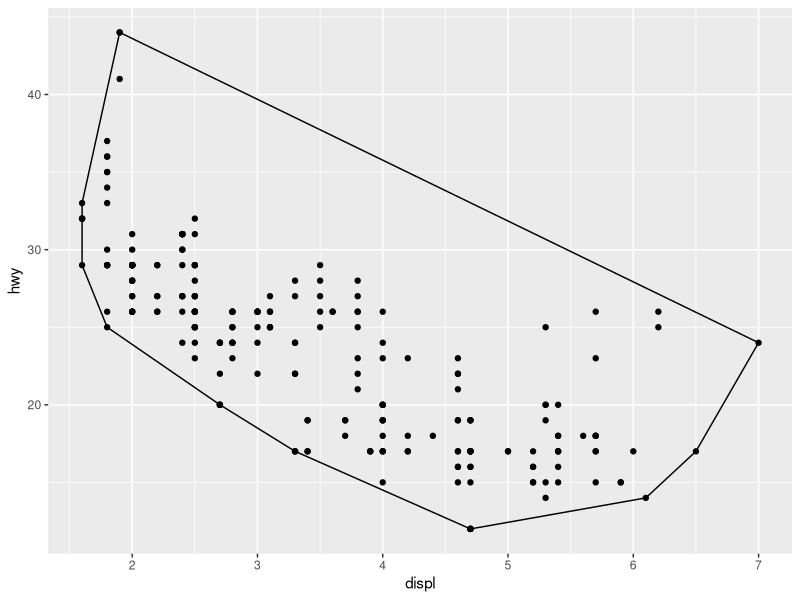
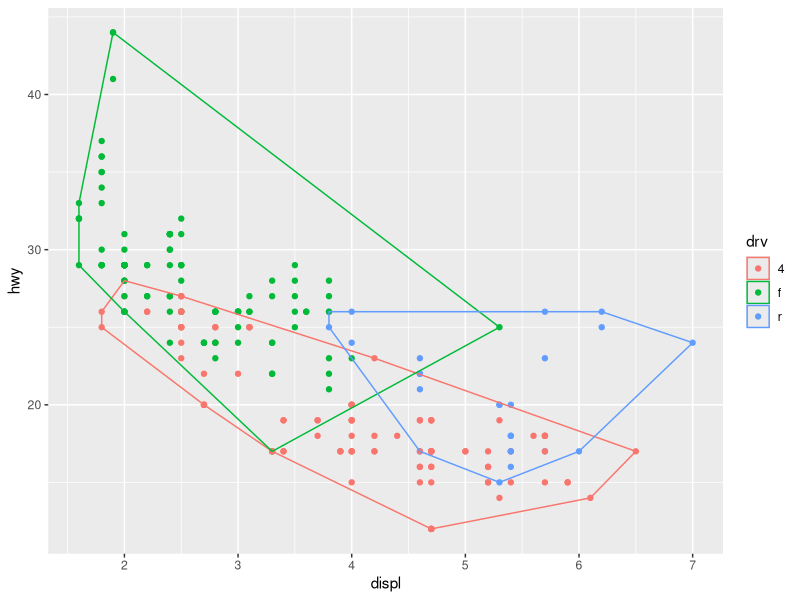
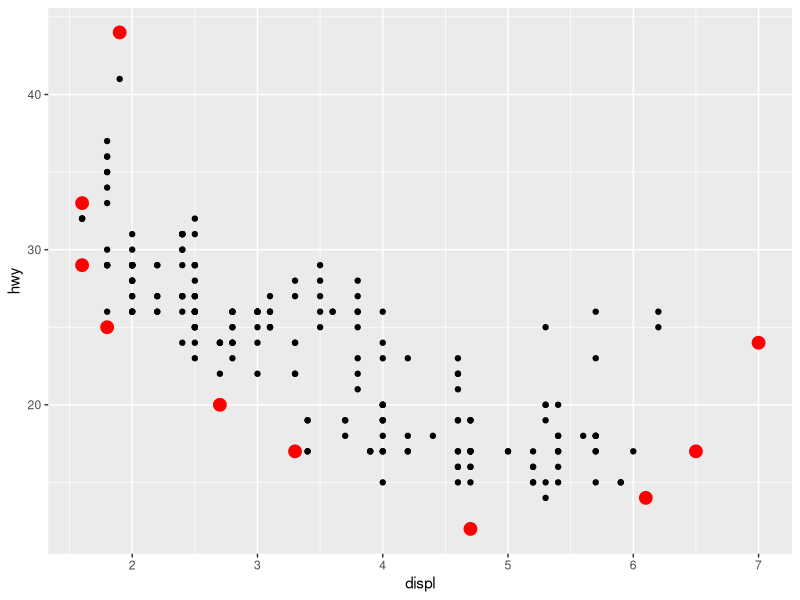
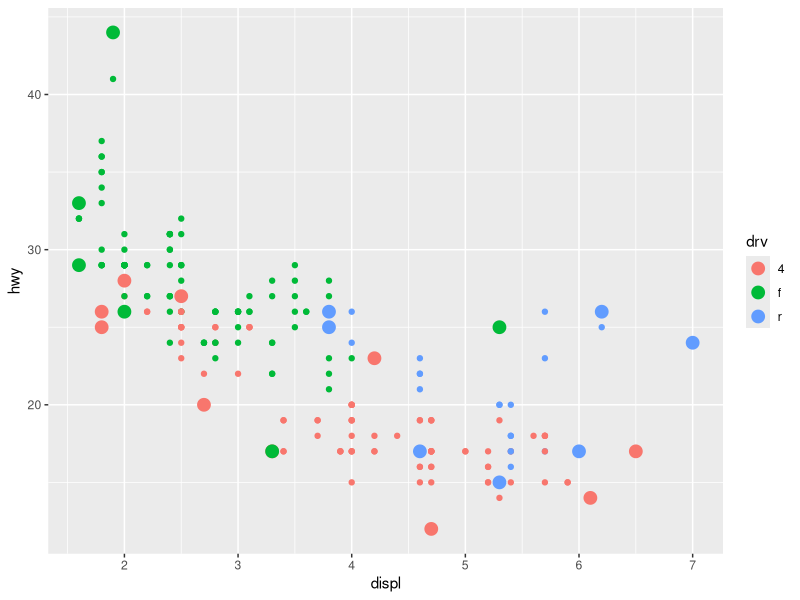
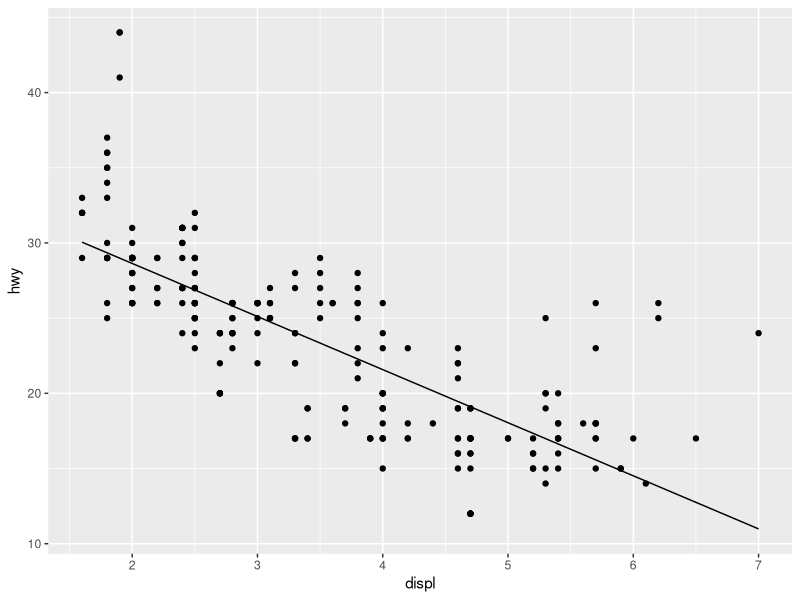
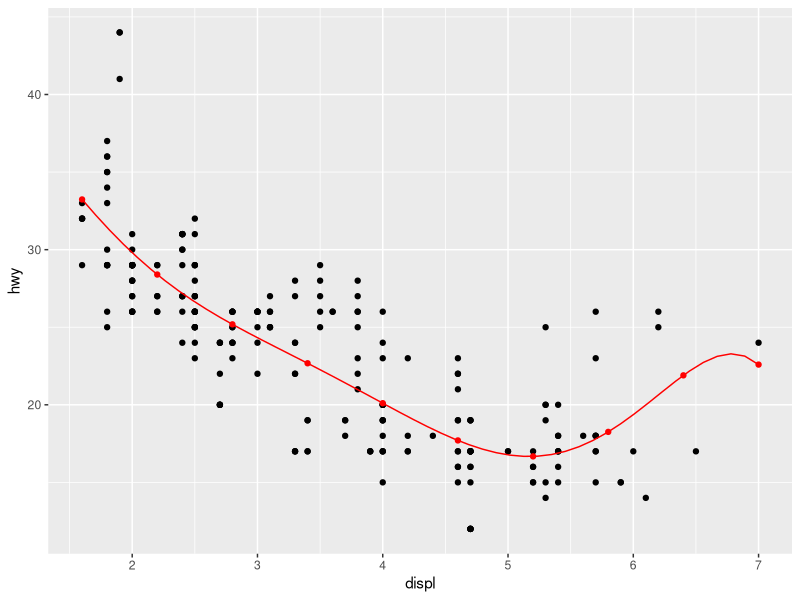

These charts were generated, in order, by the following R code:
## ---- chunk 1
knitr::opts_chunk$set(echo = TRUE, warning = FALSE, message = FALSE, collapse = TRUE)
## ---- chunk 2
# If ggplot2 package is not installed
# install.packages("ggplot2")
library(ggplot2)
## ---- chunk 3

A <- ggplot2::ggproto("_class" = "MyClass", "_inherit" = NULL,
                       x = 1,
                       inc = function(self){
                           self$x <- self$x + 1
                       })

# Check the structure of the object
str(A)

# Visualize the value of x
A$x

# Increment & visualize x
A$inc()
A$x
## ---- chunk 4
# creation of a convex hull

# stat implementation
# (override) compute_group, called once per group
# (override) required_aes, aesthetics needed to render the geom

StatConvexHull <- ggproto("_class" = "StatConvexHull", "_inherit" = Stat, 
                          compute_group = function(data, scales){
                              data[chull(data$x, data$y),, drop = FALSE]
                          },
                          required_aes = c("x", "y"))

# Implement the relevant stat_* function
# The function creates a new layer using the layer function

stat_convexHull <- function(geom = "polygon", data = NULL, mapping = NULL, 
                            position = "identity", na.rm = F, inherit.aes = TRUE, show.legend = NA,
                            ...){
    
    layer(geom = geom, stat = StatConvexHull, 
          data = data, mapping = mapping, position = position, 
          inherit.aes = inherit.aes, show.legend = show.legend,
          params = list(na.rm = na.rm, ...))
}

ggplot(data = mpg, mapping = aes(x = displ, y = hwy)) + 
    geom_point() +
    stat_convexHull(fill = NA, colour = "black")

ggplot(data = mpg, mapping = aes(x = displ, y = hwy, colour = drv)) + 
    geom_point() +
    stat_convexHull(fill = NA)

ggplot(data = mpg, mapping = aes(x = displ, y = hwy)) + 
    geom_point() +
    stat_convexHull(geom = "point", size = 4, colour = "red")

ggplot(data = mpg, mapping = aes(x = displ, y = hwy, colour = drv)) + 
    geom_point() +
    stat_convexHull(geom = "point", size = 4)

## ---- chunk 5
# creation of a simple version of geom_smooth

StatLm <- ggproto("_class" = "StatLm", "_inherit" = Stat,
                  
                  compute_group = function(data, scales, n = 100, formula = y ~x){
                      rng <- range(data$x, na.rm = T)
                      grid <- data.frame(x = seq(rng[1], rng[2], length = n))
                      
                      mod <- lm(formula, data = data)
                      grid$y <- predict(object = mod, newdata = grid)
                      grid
                  },
                  
                  required_aes = c("x", "y")
                  )

stat_lm <- function(mapping = NULL, data = NULL, geom = "line",
                    position = "identity", na.rm = F, show.legend = NA,
                    inherit.aes = T, n = 50, formula = y ~ x, ...){
    
    layer(stat = StatLm, data = data, mapping = mapping, geom = geom, position = position, 
          show.legend = show.legend, inherit.aes = inherit.aes, 
          params = list(n = n, formula = formula, na.rm = na.rm, ...))
    
}

ggplot(data = mpg, mapping = aes(x = displ, y = hwy)) +
    geom_point() +
    stat_lm()

ggplot(data = mpg, mapping = aes(x = displ, y = hwy)) +
    geom_point() +
    stat_lm(formula = y ~ poly(x, 6), colour = "red")  +
    stat_lm(formula = y ~ poly(x, 6), geom = "point", n = 10, colour = "red")


## ---- chunk 6
sessionInfo()
